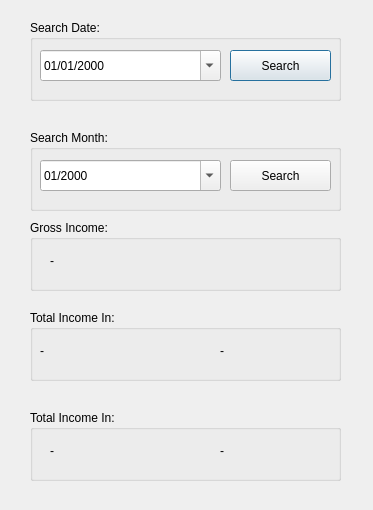
<?xml version="1.0" encoding="UTF-8"?>
<ui version="4.0">
 <class>dis_total_bill_Dialog</class>
 <widget class="QDialog" name="dis_total_bill_Dialog">
  <property name="geometry">
   <rect>
    <x>0</x>
    <y>0</y>
    <width>373</width>
    <height>510</height>
   </rect>
  </property>
  <property name="windowTitle">
   <string>Display Bill</string>
  </property>
  <widget class="QLabel" name="label_2">
   <property name="geometry">
    <rect>
     <x>310</x>
     <y>190</y>
     <width>47</width>
     <height>14</height>
    </rect>
   </property>
   <property name="text">
    <string/>
   </property>
  </widget>
  <widget class="QGroupBox" name="groupBox">
   <property name="geometry">
    <rect>
     <x>30</x>
     <y>20</y>
     <width>311</width>
     <height>81</height>
    </rect>
   </property>
   <property name="title">
    <string>Search Date:</string>
   </property>
   <widget class="QDateEdit" name="dateEdit">
    <property name="geometry">
     <rect>
      <x>10</x>
      <y>30</y>
      <width>181</width>
      <height>31</height>
     </rect>
    </property>
    <property name="displayFormat">
     <string>dd/MM/yyyy</string>
    </property>
    <property name="calendarPopup">
     <bool>true</bool>
    </property>
   </widget>
   <widget class="QPushButton" name="pushButton">
    <property name="geometry">
     <rect>
      <x>200</x>
      <y>30</y>
      <width>101</width>
      <height>31</height>
     </rect>
    </property>
    <property name="text">
     <string>Search</string>
    </property>
   </widget>
  </widget>
  <widget class="QGroupBox" name="groupBox_2">
   <property name="geometry">
    <rect>
     <x>30</x>
     <y>130</y>
     <width>311</width>
     <height>81</height>
    </rect>
   </property>
   <property name="title">
    <string>Search Month:</string>
   </property>
   <widget class="QDateEdit" name="dateEdit_2">
    <property name="geometry">
     <rect>
      <x>10</x>
      <y>30</y>
      <width>181</width>
      <height>31</height>
     </rect>
    </property>
    <property name="displayFormat">
     <string>MM/yyyy</string>
    </property>
    <property name="calendarPopup">
     <bool>true</bool>
    </property>
   </widget>
   <widget class="QPushButton" name="pushButton_2">
    <property name="geometry">
     <rect>
      <x>200</x>
      <y>30</y>
      <width>101</width>
      <height>31</height>
     </rect>
    </property>
    <property name="text">
     <string>Search</string>
    </property>
   </widget>
  </widget>
  <widget class="QGroupBox" name="groupBox_3">
   <property name="geometry">
    <rect>
     <x>30</x>
     <y>220</y>
     <width>311</width>
     <height>71</height>
    </rect>
   </property>
   <property name="title">
    <string>Gross Income:</string>
   </property>
   <widget class="QLabel" name="label_7">
    <property name="geometry">
     <rect>
      <x>20</x>
      <y>20</y>
      <width>201</width>
      <height>41</height>
     </rect>
    </property>
    <property name="text">
     <string>-</string>
    </property>
   </widget>
  </widget>
  <widget class="QGroupBox" name="groupBox_4">
   <property name="geometry">
    <rect>
     <x>30</x>
     <y>310</y>
     <width>311</width>
     <height>71</height>
    </rect>
   </property>
   <property name="title">
    <string>Total Income In:</string>
   </property>
   <widget class="QLabel" name="label_8">
    <property name="geometry">
     <rect>
      <x>10</x>
      <y>20</y>
      <width>121</width>
      <height>41</height>
     </rect>
    </property>
    <property name="text">
     <string>-</string>
    </property>
   </widget>
   <widget class="QLabel" name="label_4">
    <property name="geometry">
     <rect>
      <x>190</x>
      <y>20</y>
      <width>111</width>
      <height>41</height>
     </rect>
    </property>
    <property name="text">
     <string>-</string>
    </property>
   </widget>
  </widget>
  <widget class="QGroupBox" name="groupBox_5">
   <property name="geometry">
    <rect>
     <x>30</x>
     <y>410</y>
     <width>311</width>
     <height>71</height>
    </rect>
   </property>
   <property name="title">
    <string>Total Income In:</string>
   </property>
   <widget class="QLabel" name="label_9">
    <property name="geometry">
     <rect>
      <x>20</x>
      <y>20</y>
      <width>111</width>
      <height>41</height>
     </rect>
    </property>
    <property name="text">
     <string>-</string>
    </property>
   </widget>
   <widget class="QLabel" name="label_6">
    <property name="geometry">
     <rect>
      <x>190</x>
      <y>20</y>
      <width>111</width>
      <height>41</height>
     </rect>
    </property>
    <property name="text">
     <string>-</string>
    </property>
   </widget>
  </widget>
 </widget>
 <resources/>
 <connections/>
</ui>
